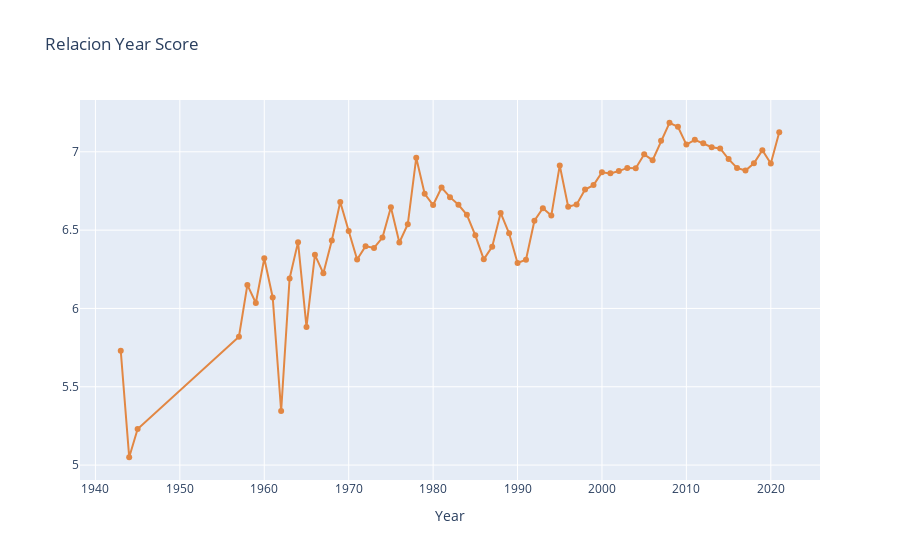

Notebook cell for this chart:
### Code cell
Plot.scatter(df_year,'Score')
